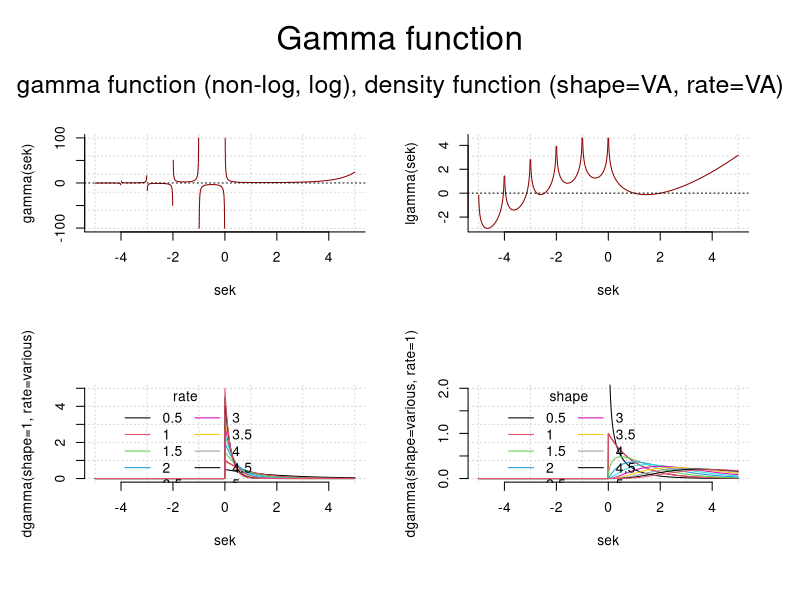

This figure's R source:
### (C) 2005-2023 by Leo Guertler 
### R-code supplement
### to the book
###
### "Subjektive Ansichten und objektive Betrachtungen"
###
### written by Gürtler & Huber (2023)
###
### All R-code is published under the GPL v3 license:
###
### https://www.gnu.org/licenses/gpl-3.0.en.html
###
### except for 'borrowed' code - see links and references.
### For this R-code the original license of the respective
### authors is valid.
###
### R-code published on
###
### https://osdn.net/projects/mixedmethod-rcode
### https://github.com/abcnorio/mixedmethod-rcode



# file:
# ptII_quan_Bayes_Gamma-distribution.r

# location:
# chap. 6 [6.12]
# Die Wahl priorer Verteilungen



sek <- seq(-5,5,0.01)

par(mfrow=c(2,2), oma=c(2,1,4,1), "cex.axis"=1, bty="l")

plot(sek,gamma(sek), type="l", col="darkred", pre.plot=grid())
abline(h=0, lty=3, col="black")
plot(sek,lgamma(sek), type="l", col="darkred", pre.plot=grid())
abline(h=0, lty=3, col="black")     

plot(sek, dgamma(sek, shape=1, rate=1), type="l", col="darkred", ylim=c(0,5), bty="n", pre.plot=grid(),
     ylab="dgamma(shape=1, rate=various)")
rates <- seq(0.5,5,0.5)
for(i in 1:length(rates))
{
  lines(sek, dgamma(sek, shape=1, rate=rates[i]), col=i)
}
legend("topleft", legend=as.character(rates), col=1:length(rates), lwd=1,
       bty="n", cex=1, title="rate", ncol=2, inset=c(0.1,0))

plot(sek, dgamma(sek, shape=1, rate=1), type="l", col="darkred", ylim=c(0,2), bty="n", pre.plot=grid(),
     ylab="dgamma(shape=various, rate=1)")
shapes <- seq(0.5,5,0.5)
for(i in 1:length(shapes))
{
  lines(sek, dgamma(sek, shape=shapes[i],rate=1), col=i)
}
legend("topleft", legend=as.character(shapes), col=1:length(shapes), lwd=1,
       bty="n", cex=1, title="shape", ncol=2, inset=c(0.1,0))

mtext("Gamma function", side=3, line=0.8, cex=2, outer=TRUE)
mtext("gamma function (non-log, log), density function (shape=VA, rate=VA)", side=3, line=-1.8, cex=1.5, outer=TRUE)

